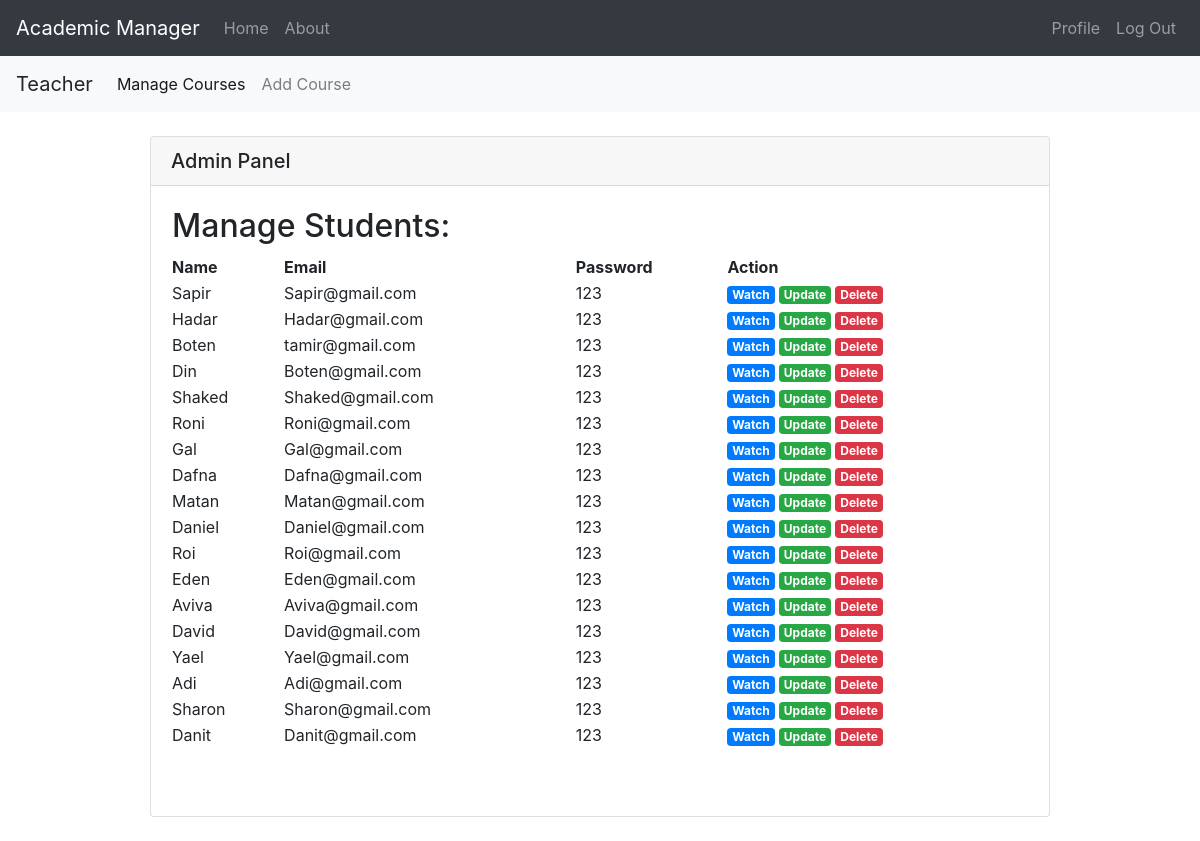
The page /admin/admin_students/ (signed in) on the database its author committed.
### academic_manager/models.py (models this page shows, shortened)
class Student(db.Model):
    id = db.Column(db.Integer, primary_key=True)
    user_name = db.Column(db.String(30), nullable=False, unique=True)
    email = db.Column(db.String(100), nullable=False, unique=True)
    password = db.Column(db.String(60), nullable=False)
    creation_date = db.Column(db.DateTime, nullable=False, default=datetime.now)
    last_seen = db.Column(db.DateTime, nullable=False, default=datetime.now)
    enrollment = db.relationship('Enrollment', backref='student', lazy=True)

### academic_manager/admin/routes.py (the view)
@admin.route("/admin_students/")
def admin_students():
    student_list = Student.query.all()
    return render_template("admin_students.html", student_list=student_list)

### academic_manager/admin/templates/admin_students.html (shortened to what this page needs)
{% extends "base.html" %}
{% block content %}
    <h5 class="card-header">Admin Panel</h5>
    <div class="card-body">
        <table style="width:100%">
          <tr>
              <th colspan="4"><h2>Manage Students:</h2></th>
          </tr>
          <tr>
            <th>Name</th>
            <th>Email</th>
            <th>Password</th>
            <th>Action</th>
          </tr>
          {% for student in student_list %}
              <tr>
                <td>{{ student.user_name }}</td>
                <td>{{ student.email }}</td>
                <td>{{ student.password }}</td>
                <td><a href="{{ url_for('students.watch_student', student_id=student.id) }}"
                       class="badge badge-primary">Watch</a>
                    <a href="{{ url_for('students.update_student', student_id=student.id) }}"
                       class="badge badge-success">Update</a>
                    <a href="{{ url_for('students.delete_student', student_id=student.id) }}"
                       class="badge badge-danger">Delete</a>
                </td>
              </tr>
          {% endfor %}
        </table>
        <br><br>
    </div>
{% endblock %}

### rows shown on the page
Student: user_name "Sapir", email "Sapir@gmail.com", password "123"
Student: user_name "Hadar", email "Hadar@gmail.com", password "123"
Student: user_name "Boten", email "tamir@gmail.com", password "123"
Student: user_name "Din", email "Boten@gmail.com", password "123"
Student: user_name "Shaked", email "Shaked@gmail.com", password "123"
Student: user_name "Roni", email "Roni@gmail.com", password "123"
Student: user_name "Gal", email "Gal@gmail.com", password "123"
Student: user_name "Dafna", email "Dafna@gmail.com", password "123"
Student: user_name "Matan", email "Matan@gmail.com", password "123"
Student: user_name "Daniel", email "Daniel@gmail.com", password "123"
Student: user_name "Roi", email "Roi@gmail.com", password "123"
Student: user_name "Eden", email "Eden@gmail.com", password "123"
Student: user_name "Aviva", email "Aviva@gmail.com", password "123"
Student: user_name "David", email "David@gmail.com", password "123"
Student: user_name "Yael", email "Yael@gmail.com", password "123"
Student: user_name "Adi", email "Adi@gmail.com", password "123"
Student: user_name "Sharon", email "Sharon@gmail.com", password "123"
Student: user_name "Danit", email "Danit@gmail.com", password "123"
